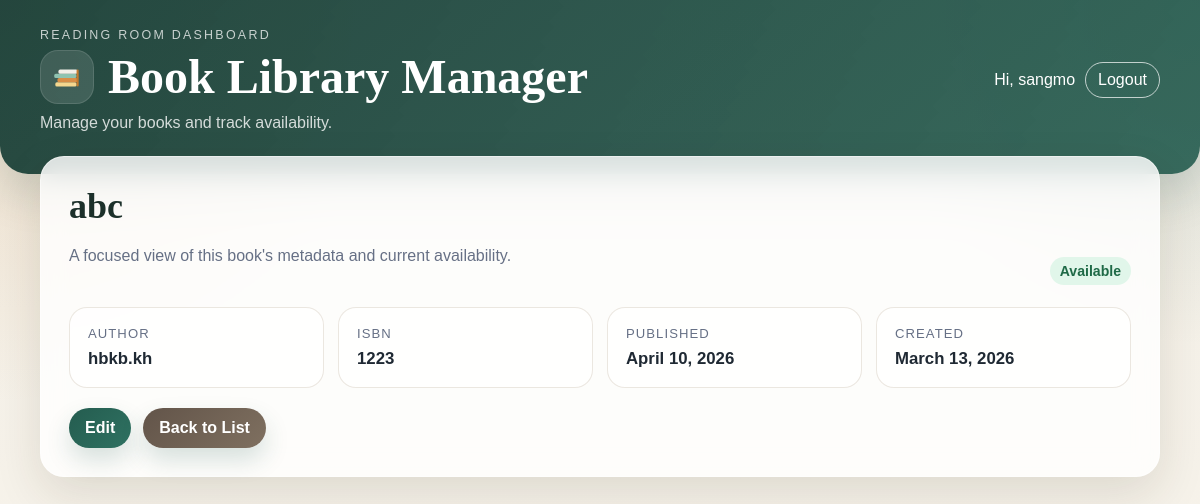
The page /book/5/ (signed in) on the database as committed earlier.
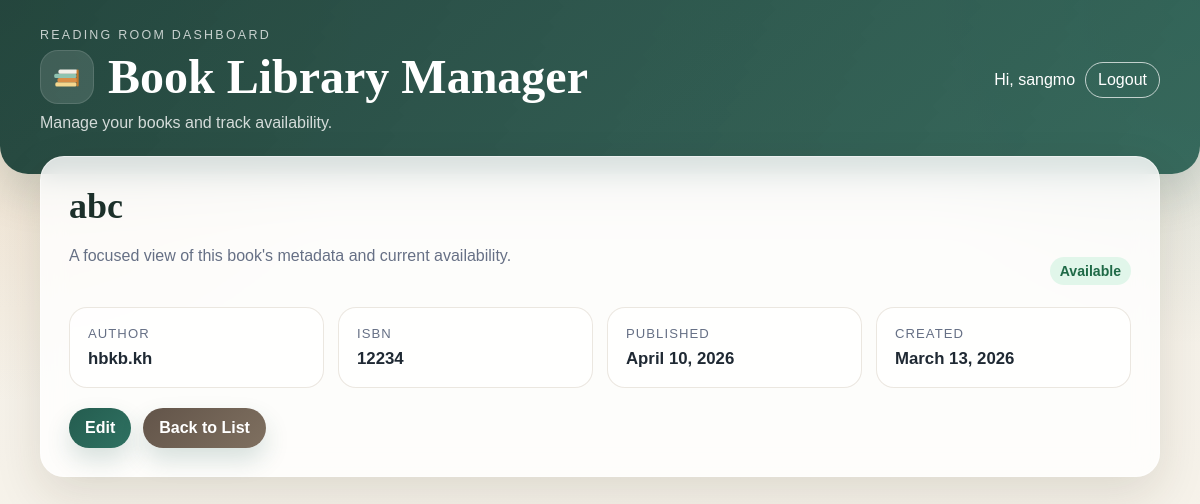
The same page on the database as committed later.
### books/models.py (models this page shows, shortened)
class Book(models.Model):
    title = models.CharField(max_length=200)
    author = models.CharField(max_length=100)
    isbn = models.CharField(max_length=20)
    published_date = models.DateField(null=True, blank = True)
    available = models.BooleanField(default=True)
    created_at = models.DateTimeField(auto_now_add=True)

### books/views.py (the view)
# urls.py: path("book/<int:pk>/", views.book_detail, name="book_detail"),
@login_required
def book_detail(request, pk):
	book = Book.objects.get(pk=pk)
	return render(request, "books/book_detail.html", {"book": book})

### books/templates/books/book_detail.html (shortened to what this page needs)
{% extends "base.html" %}
{% block content %}
<section class="card">
  <div class="section-header">
    <div>
      <h2>{{ book.title }}</h2>
      <p class="section-subtitle">A focused view of this book's metadata and current availability.</p>
    </div>
    {% if book.available %}
    <span class="status available">Available</span>
    {% else %}
    <span class="status unavailable">Checked Out</span>
    {% endif %}
  </div>
  <div class="meta-grid">
    <div class="meta-card">
      <span>Author</span>
      <strong>{{ book.author }}</strong>
    </div>
    <div class="meta-card">
      <span>ISBN</span>
      <strong>{{ book.isbn }}</strong>
    </div>
    <div class="meta-card">
      <span>Published</span>
      <strong>{{ book.published_date|default:"-" }}</strong>
    </div>
    <div class="meta-card">
      <span>Created</span>
      <strong>{{ book.created_at|date:"F j, Y" }}</strong>
    </div>
  </div>
  <div class="actions">
    <a class="button" href="{% url 'books:book_edit' book.pk %}">Edit</a>
    <a class="button secondary" href="{% url 'books:book_list' %}">Back to List</a>
  </div>
</section>
{% endblock %}

Rows that differ between the two databases and show on the page:
changed Book "abc": isbn "1223" → "12234"
